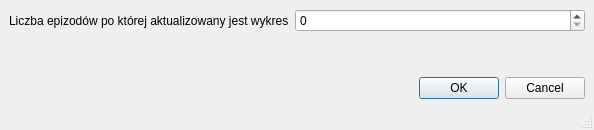
<?xml version="1.0" encoding="UTF-8"?>
<ui version="4.0">
 <class>MainWindow</class>
 <widget class="QMainWindow" name="MainWindow">
  <property name="geometry">
   <rect>
    <x>0</x>
    <y>0</y>
    <width>594</width>
    <height>130</height>
   </rect>
  </property>
  <property name="windowTitle">
   <string>Opcje wykresu</string>
  </property>
  <widget class="QWidget" name="centralwidget">
   <layout class="QVBoxLayout" name="verticalLayout">
    <item>
     <layout class="QFormLayout" name="formLayout">
      <item row="0" column="0">
       <widget class="QLabel" name="label">
        <property name="text">
         <string>Liczba epizodów po której aktualizowany jest wykres</string>
        </property>
       </widget>
      </item>
      <item row="0" column="1">
       <widget class="QSpinBox" name="batch_size">
        <property name="maximum">
         <number>9999999</number>
        </property>
       </widget>
      </item>
     </layout>
    </item>
    <item>
     <widget class="QDialogButtonBox" name="buttonBox">
      <property name="standardButtons">
       <set>QDialogButtonBox::Cancel|QDialogButtonBox::Ok</set>
      </property>
     </widget>
    </item>
   </layout>
  </widget>
  <widget class="QStatusBar" name="statusbar"/>
 </widget>
 <resources/>
 <connections/>
</ui>
